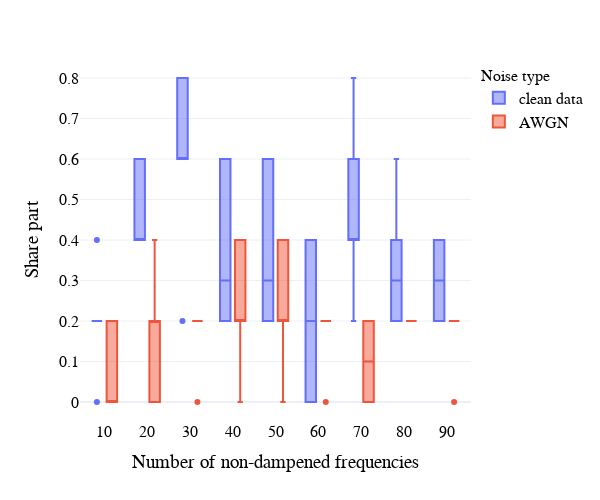

The cell this chart's notebook holds for it:
### Code cell
hiss = np.load(path + 'spectral_data\\PDE_fitness\\spectral_wave_non_2.npy', allow_pickle = True)
hiss_noised = np.load(path + 'spectral_data\\PDE_fitness\\noised\\noised_wave_data_10per_par.npy', allow_pickle = True)

hiss.shape
freqs = [10,20,30,40,50,60,70,80,90]

df_clean = pd.DataFrame({'Share part' : hiss.reshape(-1), 
                         'Number of non-dampened frequencies' : np.hstack([np.full(shape=hiss.shape[1], fill_value=size) for size in freqs]),
                         'Noise type' : 'clean data'})

df_noisy = pd.DataFrame({'Share part' : hiss_noised.reshape(-1), 
                         'Number of non-dampened frequencies' : np.hstack([np.full(shape=hiss_noised.shape[1], fill_value=size) for size in freqs]),
                         'Noise type' : 'AWGN'})

df_aggreg = pd.concat([df_clean, df_noisy], axis = 0)

import plotly.express as px
import plotly.io as pio

pio.templates.default = "plotly_white"

px.defaults.template = "plotly_white"
px.defaults.color_continuous_scale = px.colors.sequential.Blackbody
px.defaults.width = 600
px.defaults.height = 500

fig = px.box(df_aggreg, x='Number of non-dampened frequencies', y="Share part", color="Noise type")
fig.update_traces(quartilemethod="linear") # or "inclusive", or "linear" by default
fig.update_layout(
    xaxis = dict(
        tickmode = 'array',
        tickvals = freqs,
        ticktext = freqs
    )
)

fig.update_layout(
    font_family="Helvetica",
    font_color="black",
    font_size=16,
    title_font_family="Helvetica",
    title_font_color="black",
    title_font_size=16,
    legend_title_font_family='Helvetica',
    legend_title_font_color="black",
    legend_title_font_size=16
)

fig.show()

### Figure 1 — Plotly figure (JSON) as saved in the notebook; plotly's stock layout.template omitted (floating-point values rounded to 4 significant figures)
{"data": [{"alignmentgroup": "True", "hovertemplate": "Noise type=clean data<br>Number of non-dampened frequencies=%{x}<br>Share part=%{y}<extra></extra>", "legendgroup": "clean data", "marker": {"color": "#636efa"}, "name": "clean data", "notched": false, "offsetgroup": "clean data", "orientation": "v", "quartilemethod": "linear", "showlegend": true, "type": "box", "x": [10, 10, 10, 10, 10, 10, 20, 20, 20, 20, 20, 20, 30, 30, 30, 30, 30, 30, 40, 40, 40, 40, 40, 40, 50, 50, 50, 50, 50, 50, 60, 60, 60, 60, 60, 60, 70, 70, 70, 70, 70, 70, 80, 80, 80, 80, 80, 80, 90, 90, 90, 90, 90, 90], "x0": " ", "xaxis": "x", "y": [0.2, 0.2, 0, 0.2, 0.2, 0.4, 0.4, 0.4, 0.6, 0.4, 0.6, 0.4, 0.8, 0.6, 0.6, 0.6, 0.2, 0.8, 0.6, 0.2, 0.2, 0.4, 0.6, 0.2, 0.6, 0.4, 0.2, 0.6, 0.2, 0.2, 0.4, 0.2, 0.4, 0.2, 0, 0, 0.4, 0.4, 0.2, 0.4, 0.6, 0.8, 0.2, 0.2, 0.2, 0.6, 0.4, 0.4, 0.4, 0.4, 0.2, 0.2, 0.4, 0.2], "y0": " ", "yaxis": "y"}, {"alignmentgroup": "True", "hovertemplate": "Noise type=AWGN<br>Number of non-dampened frequencies=%{x}<br>Share part=%{y}<extra></extra>", "legendgroup": "AWGN", "marker": {"color": "#EF553B"}, "name": "AWGN", "notched": false, "offsetgroup": "AWGN", "orientation": "v", "quartilemethod": "linear", "showlegend": true, "type": "box", "x": [10, 10, 10, 10, 10, 10, 20, 20, 20, 20, 20, 20, 30, 30, 30, 30, 30, 30, 40, 40, 40, 40, 40, 40, 50, 50, 50, 50, 50, 50, 60, 60, 60, 60, 60, 60, 70, 70, 70, 70, 70, 70, 80, 80, 80, 80, 80, 80, 90, 90, 90, 90, 90, 90], "x0": " ", "xaxis": "x", "y": [0, 0.2, 0, 0.2, 0, 0, 0, 0.4, 0.2, 0.2, 0, 0.2, 0.2, 0.2, 0.2, 0, 0.2, 0.2, 0.2, 0, 0.2, 0.2, 0.4, 0.4, 0, 0.2, 0.4, 0.4, 0.2, 0.2, 0.2, 0.2, 0.2, 0, 0.2, 0.2, 0, 0.2, 0, 0.2, 0, 0.2, 0.2, 0.2, 0.2, 0.2, 0.2, 0.2, 0.2, 0.2, 0.2, 0.2, 0, 0.2], "y0": " ", "yaxis": "y"}], "layout": {"boxmode": "group", "font": {"color": "black", "family": "Helvetica", "size": 16}, "height": 500, "legend": {"title": {"font": {"color": "black", "family": "Helvetica", "size": 16}, "text": "Noise type"}, "tracegroupgap": 0}, "margin": {"t": 60}, "title": {"font": {"color": "black", "family": "Helvetica", "size": 16}}, "width": 600, "xaxis": {"anchor": "y", "domain": [0, 1], "tickmode": "array", "ticktext": [10, 20, 30, 40, 50, 60, 70, 80, 90], "tickvals": [10, 20, 30, 40, 50, 60, 70, 80, 90], "title": {"text": "Number of non-dampened frequencies"}}, "yaxis": {"anchor": "x", "domain": [0, 1], "title": {"text": "Share part"}}}}
